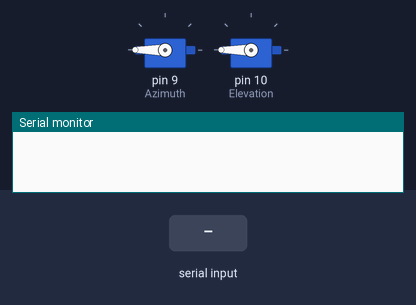
A sketch run on a simulated Arduino Uno, built with avr-gcc and run on an emulated ATmega328P. Parts: 2 × servo, the last lines printed to the serial monitor. The test bench sets the inputs (shaded band).

Above: at 2.2 s.
2.3 s: "90,45,200\n" received over Serial
At 3.5 s:
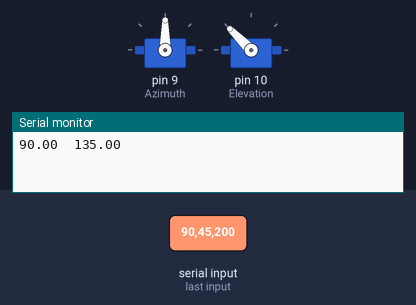
3.8 s: "30,150,10\n" received over Serial
At 4.7 s:
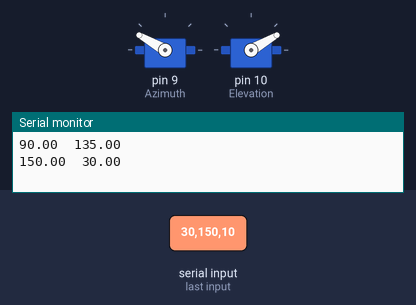
5.3 s: "5\n" received over Serial
At 6.5 s:
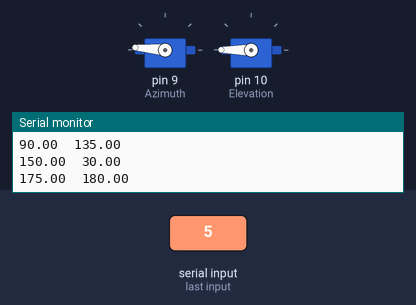
6.8 s: "90\n" received over Serial
At 7.9 s:
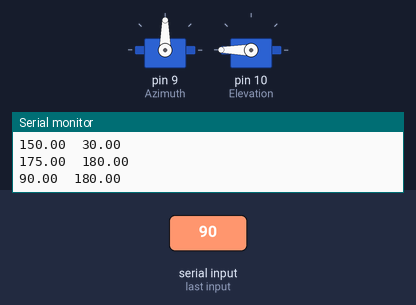
8.3 s: "200\n" received over Serial
At 9.1 s:
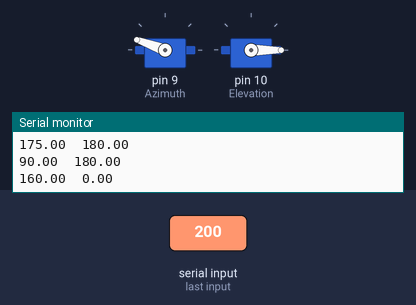
9.8 s: "1,90\n" received over Serial
At 10.3 s:
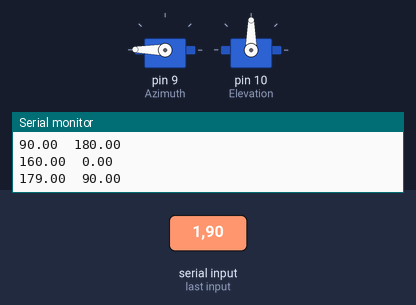
Timing chart, 0 to 12.3 s (numbered marks = the images above; inputs shaded):
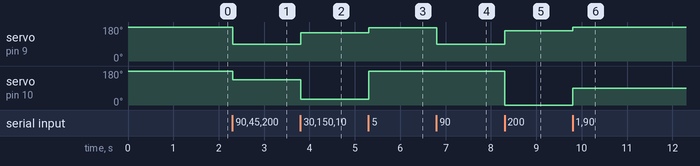

The sketch:

satTrack.ino
```cpp
#include <Servo.h>

Servo Azimuth;
Servo Elevation;

 void setup() {
  Serial.begin(9600);
  Azimuth.attach(9);
  Elevation.attach(10);
  Azimuth.write(180);
  Elevation.write(180);
  delay(1000);
}

void loop() {
  while(!Serial.available());
  String com = Serial.readStringUntil('\n');
  char buf[32];
  com.toCharArray(buf, 32);

  float az = 360-atof(strtok(buf, ","));
  float el = atof(strtok(NULL, ","));

  if(az>180){
    az = az-180;
    el = 180 - el;
  }

  Azimuth.write(az);
  Elevation.write(el);
  Serial.print(az);
  Serial.print('\t');
  Serial.println(el);
}
```

Measured:
- after the input at 2.3 s, servo on pin 9 (Azimuth): 180° → 90° at once; servo on pin 10 (Elevation): 180° → 135° at once
- after the input at 3.8 s, servo on pin 9 (Azimuth): 90° → 150° at once; servo on pin 10 (Elevation): 135° → 30° at once
- after the input at 5.3 s, servo on pin 9 (Azimuth): 150° → 175° at once; servo on pin 10 (Elevation): 30° → 180° at once
- after the input at 6.8 s, servo on pin 9 (Azimuth): 175° → 90° at once
- after the input at 8.3 s, servo on pin 9 (Azimuth): 90° → 160° at once; servo on pin 10 (Elevation): 180° → 0° at once
- after the input at 9.8 s, servo on pin 9 (Azimuth): 160° → 179° at once; servo on pin 10 (Elevation): 0° → 90° at once
